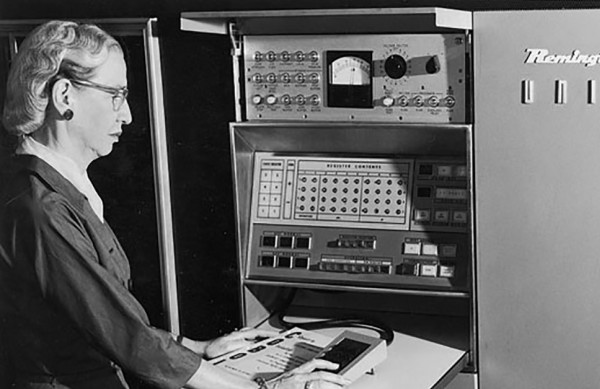
#> input picture pages/projects/computer-vision/442-hw2-main/grace_hopper.png, 600 x 389 px
$ python corners.py
#> lines starting #> are read from the running program, lines starting #| are printed output that depends on the picture
### pages/projects/computer-vision/442-hw2-main/common.py
import numpy as np
from matplotlib import pyplot as plt
from PIL import Image


def read_img(path, greyscale=True):
    img = Image.open(path)
    if greyscale:
        img = img.convert('L')
    else:
        img = img.convert('RGB')
    return np.array(img).astype(float)


def save_img(img, path):
    img = img - img.min()
    img = img / img.max()
    img = (img * 255).astype(np.uint8)
    img = Image.fromarray(img)
    img.save(path)
    print(path, "is saved!")


# [88 lines left out: functions find_maxima, visualize_scale_space, visualize_maxima, not called in this run]

### pages/projects/computer-vision/442-hw2-main/corners.py
import os
import matplotlib
import matplotlib as mpl
import matplotlib.pyplot as plt
import numpy as np
import scipy.ndimage
# Use scipy.ndimage.convolve() for convolution.
# Use zero padding (Set mode = 'constant'). Refer docs for further info.

from common import read_img, save_img


def corner_score(image, u=5, v=5, window_size=(5, 5)):
    """
    Given an input image, x_offset, y_offset, and window_size,
    return the function E(u,v) for window size W
    corner detector score for that pixel.
    Use zero-padding to handle window values outside of the image.

    Input- image: H x W
           u: a scalar for x offset
           v: a scalar for y offset
           window_size: a tuple for window size

    Output- results: a image of size H x W
    """
    image_offseted = np.roll(np.roll(image, u, axis=0), v, axis=1)
    sq_diff = (image - image_offseted)**2
    window = np.ones(window_size)

    output = scipy.ndimage.convolve(sq_diff, window, mode='constant')
    return output


def harris_detector(image, window_size=(5, 5)):
    """
    Given an input image, calculate the Harris Detector score for all pixels
    You can use same-padding for intensity (or 0-padding for derivatives)
    to handle window values outside of the image.

    Input- image: H x W
    Output- results: a image of size H x W
    """
    # compute the derivatives
    Ix = np.zeros(image.shape)
    Iy = np.zeros(image.shape)

    kernel = np.array([-1, 0, 1], dtype=np.float32)
    for i in range(image.shape[0]):
        Ix[i, :] = np.convolve(image[i, :], kernel, mode="same")
    for j in range(image.shape[1]):
        Iy[:, j] = np.convolve(image[:, j], kernel, mode="same")

    Ixx = Ix**2
    Iyy = Iy**2
    Ixy = Ix*Iy

    # For each image location, construct the structure tensor and calculate
    # the Harris response
    response = np.zeros(image.shape)
    window = np.ones(window_size) / np.prod(window_size)
    for i in range(image.shape[0] - window_size[0] + 1):
        for j in range(image.shape[1] - window_size[1] + 1):
            Ixx_window = Ixx[i:i+window_size[0], j:j+window_size[1]]
            Iyy_window = Iyy[i:i+window_size[0], j:j+window_size[1]]
            Ixy_window = Ixy[i:i+window_size[0], j:j+window_size[1]]
            Sxx = np.sum(Ixx_window * window)
            Syy = np.sum(Iyy_window * window)
            Sxy = np.sum(Ixy_window * window)
            det = Sxx*Syy - Sxy**2
            trace = Sxx + Syy
            response[i, j] = det - 0.04 * trace**2

    return response


def main():
    img = read_img('./grace_hopper.png')
#> in read_img, img is the input picture: PIL image 600x389 L; min 0, max 255, mean 95.6

    # Feature Detection
    if not os.path.exists("./feature_detection"):
        os.makedirs("./feature_detection")

    # -- TODO Task 6: Corner Score --
    # (a): Complete corner_score()

    # (b)
    # Define offsets and window size and calulcate corner score
    u, v, W = 0, 5, (5,5)

    score = corner_score(img, u, v, W)
    save_img(score, "./feature_detection/corner_score.png")

    # Computing the corner scores for various u, v values.
    score = corner_score(img, 0, 5, W)
    save_img(score, "./feature_detection/corner_score05.png")

    score = corner_score(img, 0, -5, W)
    save_img(score, "./feature_detection/corner_score0-5.png")

    score = corner_score(img, 5, 0, W)
    save_img(score, "./feature_detection/corner_score50.png")

    score = corner_score(img, -5, 0, W)
#> in corner_score (call 5), `image_offseted = np.roll(np.roll(image, u, axis=0), v, axis=1)`:
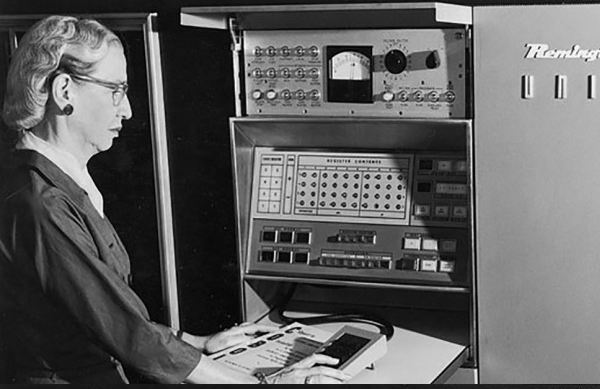
#> image_offseted: shape (389, 600) float64; min 0, max 255, mean 95.6
#> in corner_score (call 5), `output = scipy.ndimage.convolve(sq_diff, window, mode='constant')`:
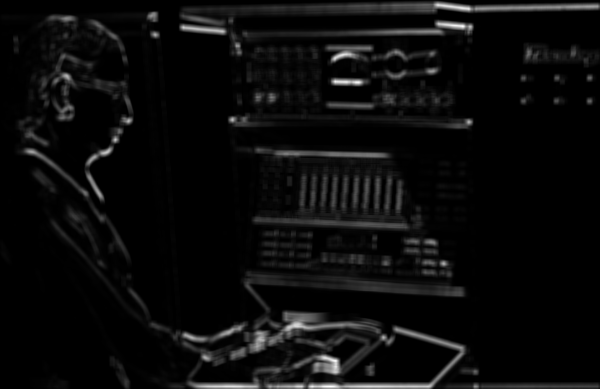
#> output: shape (389, 600) float64; min 0, max 973075, mean 44876.9; drawn with min black and max white
    save_img(score, "./feature_detection/corner_score-50.png")

    # (c): No Code

    # -- TODO Task 7: Harris Corner Detector --
    # (a): Complete harris_detector()

    # (b)
    harris_corners = harris_detector(img)
#> after the loop in harris_detector, `for i in range(image.shape[0]):`:
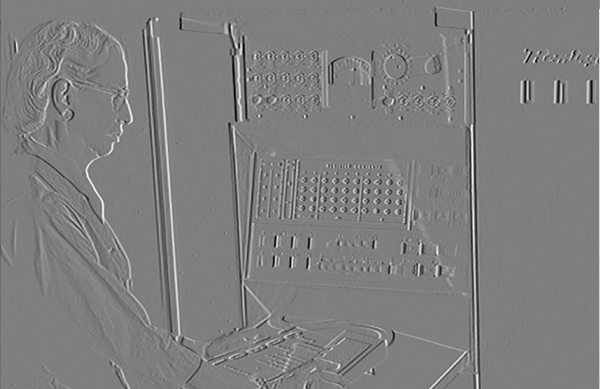
#> Ix: shape (389, 600) float64; min -239, max 240, mean -0.2; drawn with min black and max white
#> after the loop in harris_detector, `for j in range(image.shape[1]):`:
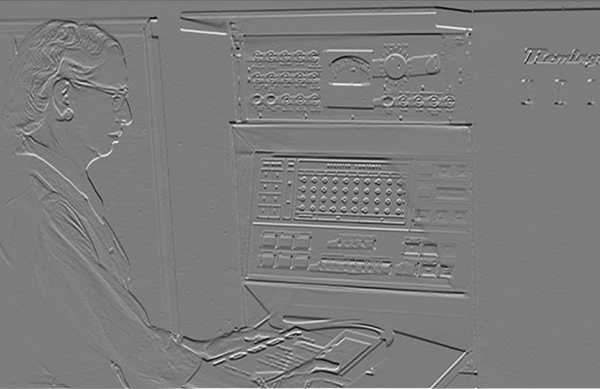
#> Iy: shape (389, 600) float64; min -229, max 238, mean -0.2; drawn with min black and max white
#> in harris_detector, `Iyy = Iy**2`:
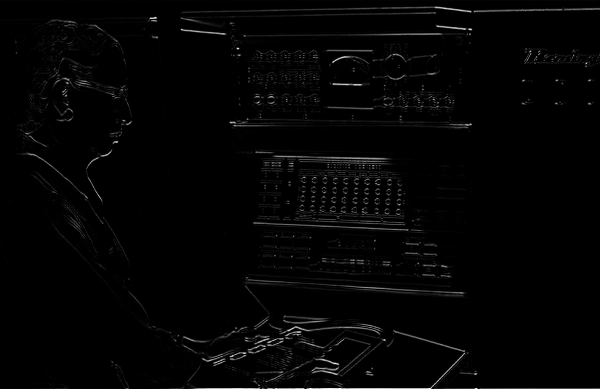
#> Iyy: shape (389, 600) float64; min 0, max 56644, mean 911.2; drawn with min black and max white
#> after the loop in harris_detector, `for i in range(image.shape[0] - window_size[0] + 1):`:
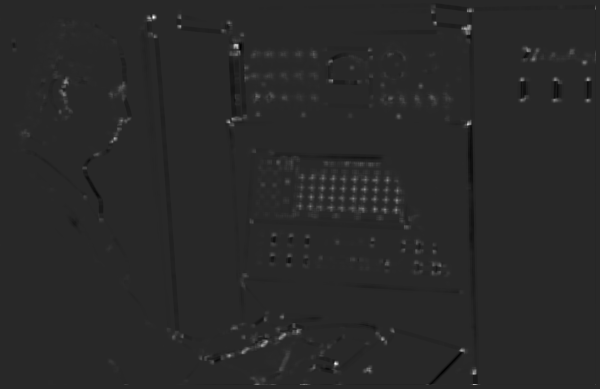
#> response: shape (389, 600) float64; min -23051807.8, max 121345957.6, mean 353325.2; drawn with min black and max white
    save_img(harris_corners, "./feature_detection/harris_response.png")

    plt.imshow(harris_corners, cmap="hot")
    cax = plt.axes([0.85, 0.1, 0.075, 0.8])
    plt.colorbar(cax=cax)
    plt.savefig("harris_heatmap.png")
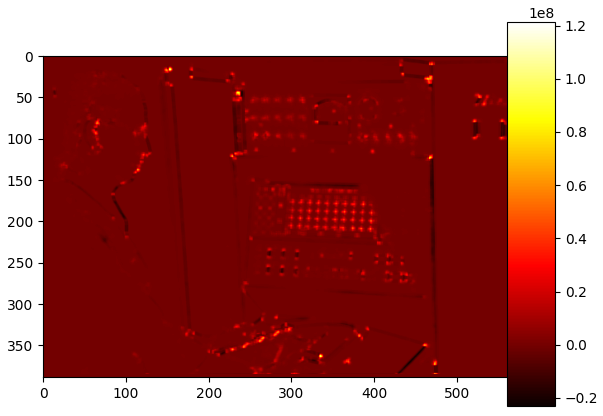
#> figure drawn by matplotlib, 2 panels


if __name__ == "__main__":
    main()
